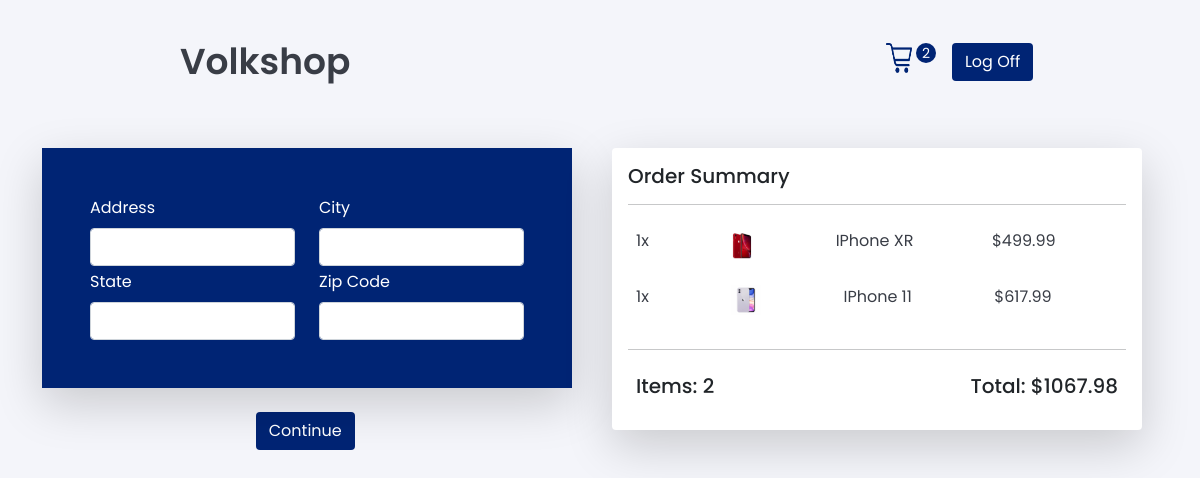
Screenshot of /checkout/ (signed in) with the database file from the repository.
### store/models.py (models this page shows, shortened)
class OrderItemModel(models.Model):
    product = models.ForeignKey(ProductModel,
                                on_delete=models.SET_NULL,
                                null=True,
                                blank=True)
    order = models.ForeignKey(OrderModel,
                              on_delete=models.SET_NULL,
                              blank=True,
                              null=True)
    quantity = models.IntegerField(default=0, blank=True, null=True)
    date_added = models.DateTimeField(auto_now_add=True)
    @property
    def get_total(self):
        if not self.product.is_sale:
            return self.product.price * self.quantity
        else:
            return self.product.sale_price * self.quantity

class ProductModel(models.Model):
    name = models.CharField(max_length=200)
    price = models.DecimalField(max_digits=8, decimal_places=2)
    description = models.CharField(max_length=400, null=True, blank=True)
    image = models.ImageField(null=True, blank=True)
    is_sale = models.BooleanField(default=False, null=True, blank=True)
    sale_price = models.DecimalField(max_digits=8,
                                     decimal_places=2,
                                     null=True,
                                     blank=True)
    @property
    def imageURL(self):
        try:
            url = self.image.url
        except:
            url = ""
        return url

class OrderModel(models.Model):
    customer = models.ForeignKey(CustomerModel,
                                 on_delete=models.SET_NULL,
                                 null=True,
                                 blank=True)
    date_ordered = models.DateTimeField(auto_now_add=True)
    complete = models.BooleanField(default=False)
    transaction_id = models.CharField(max_length=100, null=True)
    @property
    def get_order_total(self):
        orderitems = self.orderitemmodel_set.all()
        total = sum([orderitem.get_total for orderitem in orderitems])
        return total
    @property
    def get_order_quantity(self):
        orderitems = self.orderitemmodel_set.all()
        quantity = sum([orderitem.quantity for orderitem in orderitems])
        return quantity

### store/views.py (the view, shortened to what this page needs)
# urls.py: path('checkout/', views.checkout, name="checkout"),
def checkout(request):
    cart = get_cart(request)
    context = {
        'items': cart['items'],
        'order': cart['order'],
        'cart_items': cart['cart_items']
    }
    return render(request, 'store/checkout.html', context)

### account/models.py (called while the page is built)
    def __str__(self):
        return self.email

### store/utils.py (called while the page is built)
def get_cart(request):
    if request.user.is_authenticated:
        return user_cart(request)
    else:
        return cookie_cart(request)

def user_cart(request):
    customer = request.user.customermodel
    order, created = OrderModel.objects.get_or_create(customer=customer,
                                                      complete=False)
    items = order.orderitemmodel_set.all()
    cart_items = order.get_order_quantity
    return {
        'items': items,
        'order': order,
        'cart_items': cart_items,
        'cart': None
    }

### store/templates/store/checkout.html (shortened to what this page needs)
{%extends 'store/main.html'%}
{%load static%}
    {% block content%}
        <div class="row pt-4 justify-content-evenly h-100">
            <div class="col-xs-12 col-md-6">
            <form method="post">
                <div class="row justify-content-center h-100">
                    <div class="col-sm-12">
                        <div class="card shadow-lg ">
                            <div class="card-body blue p-5">
                                <div class="row">
                                        <div class="col">
                                            <label class="mb-2" for="address">Address</label>
                                            <input id="address" type="text" class="form-control" name="address" value="" required autofocus>
                                        </div>
                                        <div class="col">
                                            <label class="mb-2" for="city">City</label>
                                            <input id="city" type="text" class="form-control" name="city" value="" required autofocus>
                                        </div>
                                </div>
                                <div class="row pt-1">
                                        <div class="col">
                                            <label class="mb-2" for="address">State</label>
                                            <input id="state" type="text" class="form-control" name="state" value="" required autofocus>
                                        </div>
                                        <div class="col">
                                            <label class="mb-2" for="name">Zip Code</label>
                                            <input id="zipcode" type="text" class="form-control" name="zipcode" value="" required autofocus>
                                        </div>
                                </div>
                            </div>
                        </div>
                    </div>
                    <div class="col-sm-3 pt-4">
                        <input id="form-button" class="btn blue-btn" type="submit" value="Continue">
                    </div>
                </div>
            </form>
            </div>
            <div class="col-xs-12 col-md-6">
                <div class="card shadow-lg">
                    <div class="card-body">
                        <h5>Order Summary</h5>
                        <hr>
                        {%for item in items%}
                        <div class="d-flex justify-content-between">
                            <div class="p-2 flex-fill">
                                <span>{{item.quantity}}x</span>
                            </div>
                            <div class="p-2 flex-fill"><img src="{{item.product.imageURL}}" class="xs-image"></div>
                            <div class="p-2 flex-fill"><p>{{item.product.name}}</p></div>
                            {%if item.product.is_sale %}
                                <div class="p-2 flex-fill"><p>${{item.product.price}}</p></div>
                            {%else%}
                                <div class="p-2 flex-fill"><p>${{item.product.price}}</p></div>
                            {%endif%}
                        </div>
                        {%endfor%}
                        <hr>
                        <div class="d-flex justify-content-between">
                            <h5 class="p-2">Items: {{order.get_order_quantity}}</h5>
                            <h5 class="p-2">Total: ${{order.get_order_total}}</h5>
                        </div>
                    </div>
                </div>
            </div>
        </div>
    {%endblock content %}

### static/css/main.css (style rules this page uses)
body { font-family: "Poppins"; background-color: #f4f5fa; height: 100vh; }
span, p, h1, h3, .label-black { color: #393d46 !important; }
label { color: #ffffff; }
.xs-image { width: 30px; height: 30px; }
.card { margin-right: 1rem; border: none; transition-duration: 0.3s; }
.blue-btn { background-color: #002474 !important; color: #ffffff !important; }
.blue { background-color: #002474 !important; }

### rows the page displays
OrderItemModel: quantity "1", product.imageURL (picture), product.name "IPhone XR", product.price "499.99"
OrderItemModel: quantity "1", product.imageURL (picture), product.name "IPhone 11", product.price "617.99"
OrderModel: get_order_quantity "2", get_order_total "1067.98"

### other values shown
{{ cart_items }} "2"
